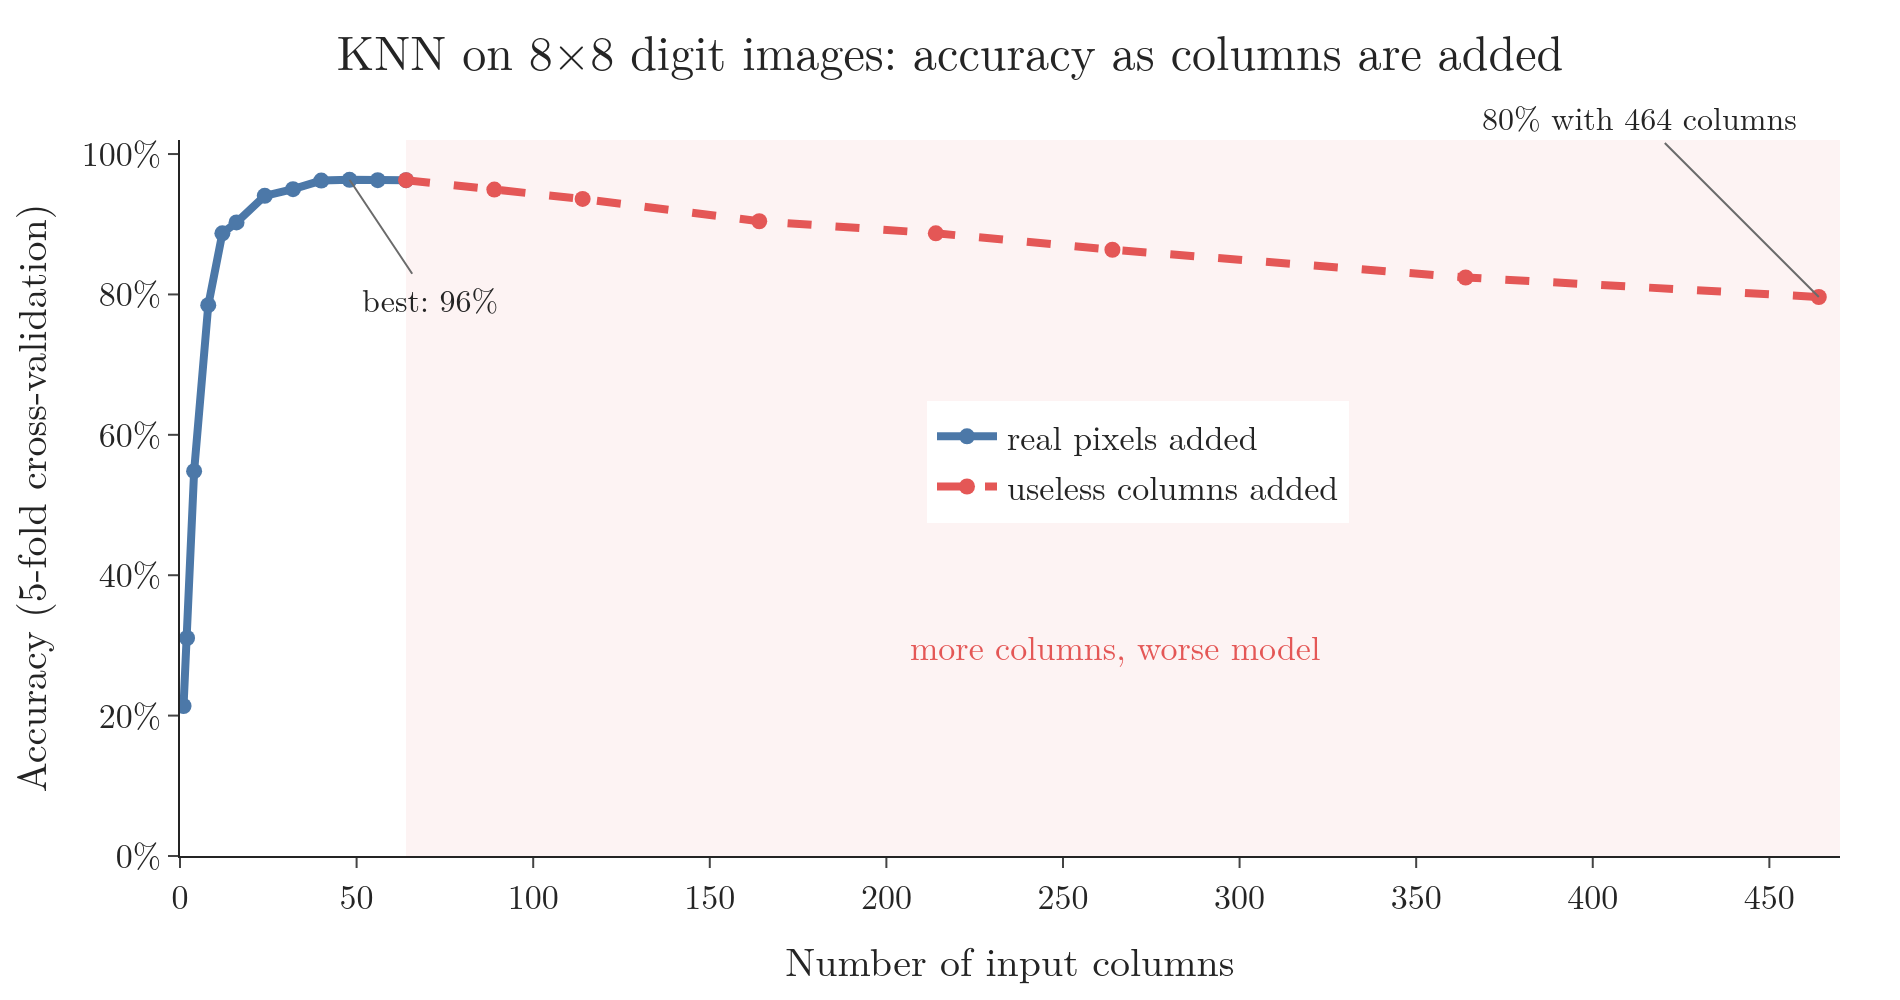

Here is the Python script that generated this plot:
"""Real measurement: KNN accuracy on the digits data as features are added.
Left part: the 64 real pixels, most useful first. Right part: 64 pixels plus useless random columns."""
from pathlib import Path
import numpy as np
import plotly.graph_objects as go
from sklearn.datasets import load_digits
from sklearn.feature_selection import mutual_info_classif
from sklearn.model_selection import cross_val_score
from sklearn.neighbors import KNeighborsClassifier

here = Path(__file__).parent
X, y = load_digits(return_X_y=True)
order = np.argsort(-mutual_info_classif(X, y, random_state=0))     # most useful pixel first
noise = np.random.default_rng(0).uniform(0, 16, (len(X), 400))      # columns with no information
score = lambda Z: cross_val_score(KNeighborsClassifier(), Z, y, cv=5).mean()

k_real = [1, 2, 4, 8, 12, 16, 24, 32, 40, 48, 56, 64]
acc_real = [score(X[:, order[:k]]) for k in k_real]
n_noise = [25, 50, 100, 150, 200, 300, 400]
acc_noise = [score(np.hstack([X, noise[:, :n]])) for n in n_noise]
for k, a in zip(k_real, acc_real): print(k, round(a, 3))
for n, a in zip(n_noise, acc_noise): print(64 + n, round(a, 3))

BLUE, RED, GREY = "#4C78A8", "#E45756", "#6B6B6B"
fig = go.Figure()
fig.add_vrect(x0=64, x1=470, fillcolor=RED, opacity=0.07, line_width=0)
fig.add_trace(go.Scatter(x=k_real, y=acc_real, mode="lines+markers", name="real pixels added",
                         line=dict(color=BLUE, width=4), marker=dict(size=8)))
fig.add_trace(go.Scatter(x=[64] + [64 + n for n in n_noise], y=[acc_real[-1]] + acc_noise, mode="lines+markers",
                         name="useless columns added", line=dict(color=RED, width=4, dash="dash"), marker=dict(size=8)))
best = int(np.argmax(acc_real))
fig.add_annotation(x=k_real[best], y=acc_real[best], ax=40, ay=60, text=f"best: {acc_real[best]:.0%}",
                   font=dict(size=16), arrowcolor=GREY)
fig.add_annotation(x=464, y=acc_noise[-1], ax=-90, ay=-90, text=f"{acc_noise[-1]:.0%} with 464 columns",
                   font=dict(size=16), arrowcolor=GREY)
fig.add_annotation(x=265, y=0.30, text="more columns, worse model", showarrow=False, font=dict(size=17, color=RED))
fig.update_layout(template="simple_white", width=950, height=500, font=dict(family="Latin Modern Roman", size=17),
                  title=dict(text="KNN on 8×8 digit images: accuracy as columns are added", x=0.5),
                  xaxis=dict(title="Number of input columns", range=[0, 470]),
                  yaxis=dict(title="Accuracy (5-fold cross-validation)", tickformat=".0%", range=[0, 1.02]),
                  legend=dict(x=0.45, y=0.55), margin=dict(l=80, r=30, t=70, b=60))
fig.write_image(here / "accuracy_vs_features.png", scale=2)
fig.write_image(here / "accuracy_vs_features.pdf")
